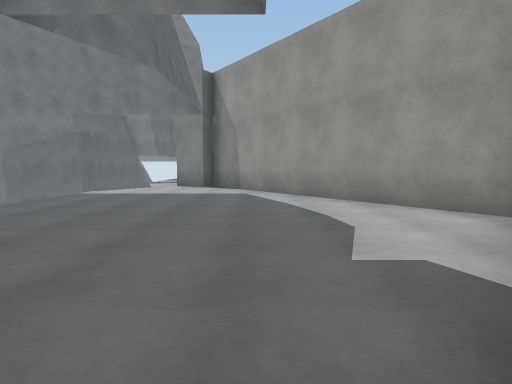
view 1 (above)

14 first-person views from a walk through a Unity game level. The camera is 1.3 m above the floor, tilts 4° down and sees 70° across. The floor is counted in squares, 2 m on a side. Each view is taken from the middle of a square. On the plan, view 1 faces up. The plan holds only what a view shows up to about 11 squares ahead; the rest is blank. The place goes on beyond the plan. The player character is not drawn. Surface patterns are stand-ins for the level's own textures.

view 2
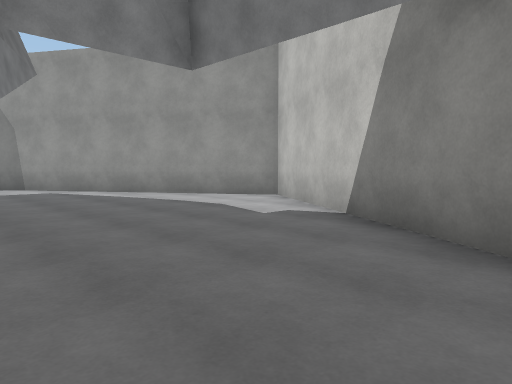

view 3
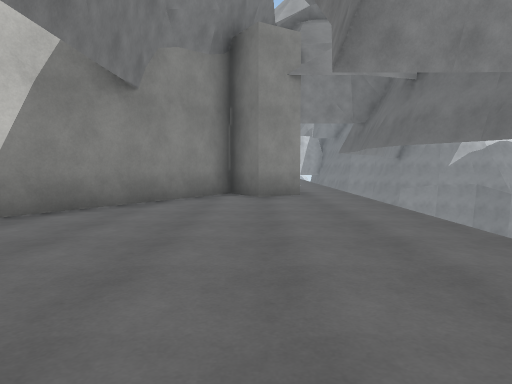

view 4
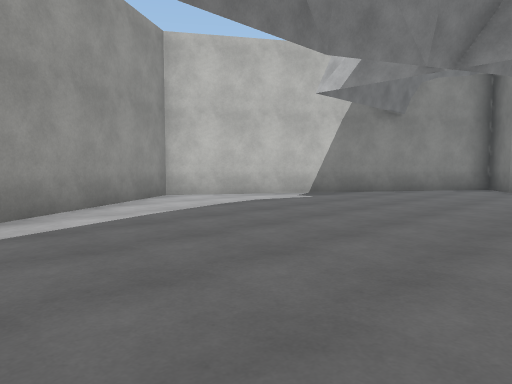

view 5
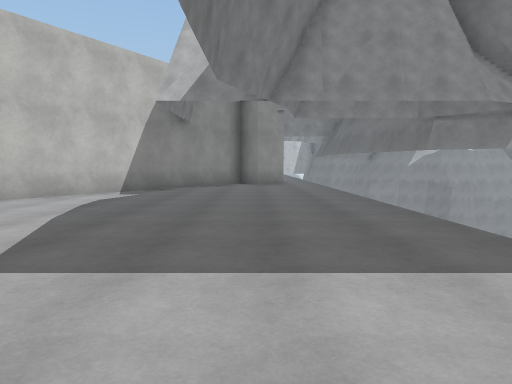

view 6
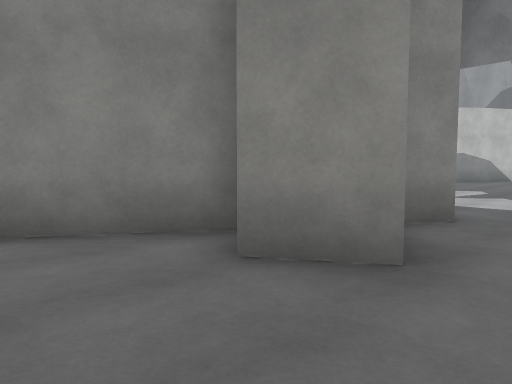

view 7
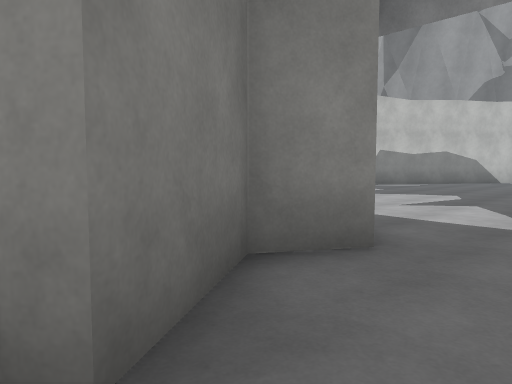

view 8
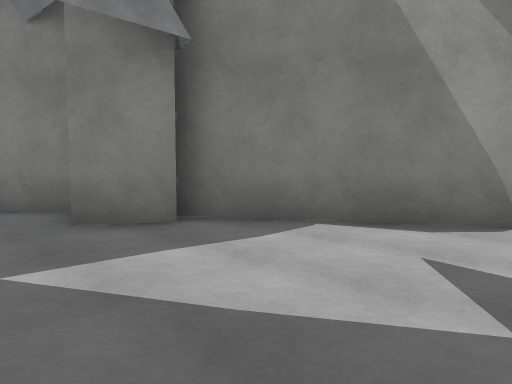

view 9
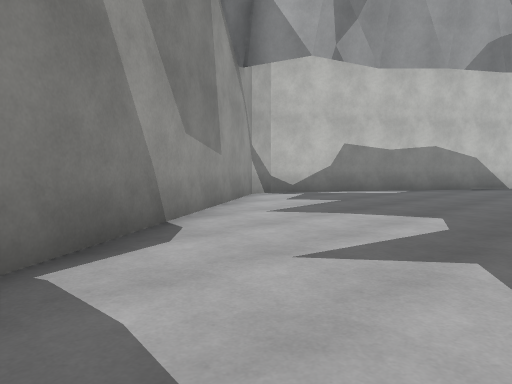

view 10
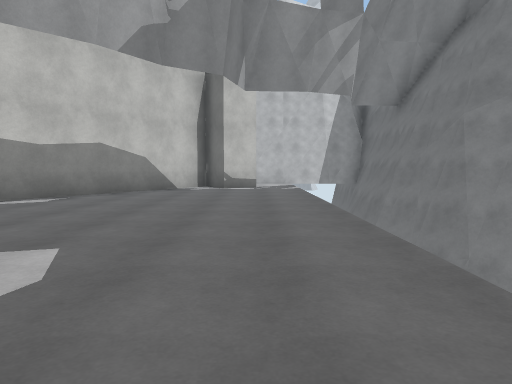

view 11
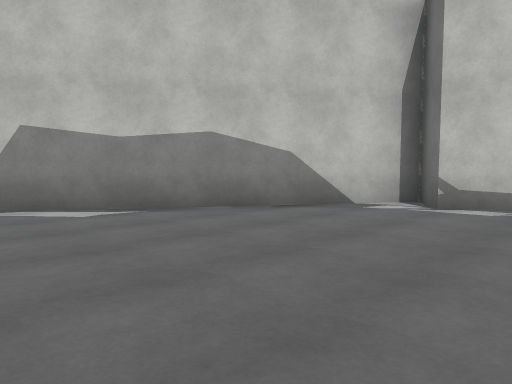

view 12
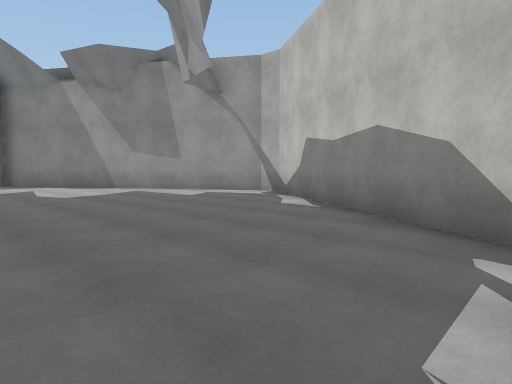

view 13
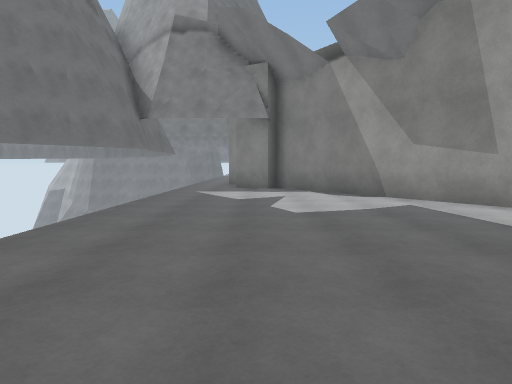

view 14
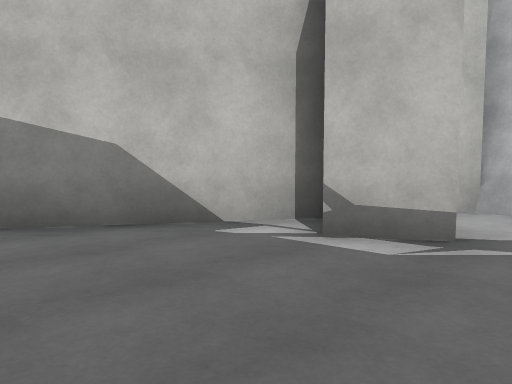

### Floor plan
Points are (right, up) in squares from view 1. A wall is a line through its corners. A room is listed if a view was taken in it or the views show most of it. See-through windows are left out.
Room 1 (views 1, 2, 3, 4, 5, 6)
walls: (-5.2, 10.9) (-5.5, 10.4) (-6.8, 9.7); (-3, -2.4) (-2.1, -1.8) (-1.4, -2.8) (3.3, 4.6) (-0.9, 11.1)
ways out: opening at (-4, -2) to room 2
Room 2 (views 7, 8, 9, 10, 11, 12, 13, 14)
walls: (-6.7, -17.8) (-6.7, -19.1); (-6.9, -17.7) (-6.8, -19.1); (-1.2, -19.5) (3.2, -12.7) (3.2, -12) (-1.4, -4.9) (-1.6, -5.3) (-2.6, -4.7) (-2.1, -3.9) (-3, -2.4); (-3.1, -19.5) (-2.1, -18.8) (-1.6, -19.6)
ways out: opening at (-4, -2) to room 1

Where each view was taken, in squares from view 1:
view 1: 0 up, 0 right, facing up
view 2: 1 down, 3 left, facing up-right
view 3: 6 up, 2 left, facing down
view 4: 9 up, 4 left, facing down-right
view 5: 11 up, 2 left, facing down
view 6: 0 up, 4 left, facing down-right
view 7: 2 down, 4 left, facing down-right
view 8: 9 down, 4 left, facing up-right
view 9: 6 down, 3 left, facing down-right
view 10: 8 down, 3 left, facing down
view 11: 13 down, 4 left, facing down-right
view 12: 19 down, 4 left, facing up-right
view 13: 16 down, 2 left, facing up
view 14: 16 down, 4 left, facing down-right
